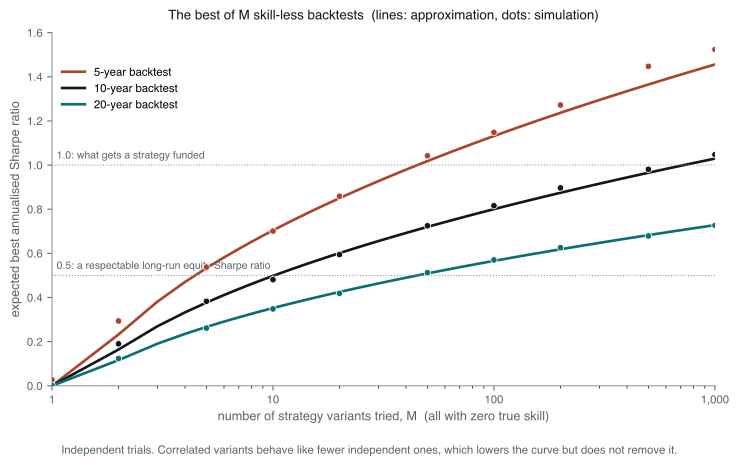

The Python source for this figure:
# The best of M backtests, when none of them has any skill. Each "strategy" is
# pure noise with a true Sharpe ratio of zero; we keep the one with the highest
# in-sample Sharpe ratio. Lines: the extreme-value approximation used by the
# deflated Sharpe ratio. Dots: Monte Carlo. The point is how quickly selection
# alone manufactures a Sharpe ratio that looks like a career.
#
# Run standalone:  uv run --no-project --with matplotlib,numpy python <path>

import os

os.environ.setdefault("SOURCE_DATE_EPOCH", "1735689600")

import matplotlib

matplotlib.use("Agg")
matplotlib.rcParams["svg.fonttype"] = "path"
matplotlib.rcParams["svg.hashsalt"] = "st_best_of_n"
matplotlib.rcParams["font.family"] = ["Helvetica", "Arial", "DejaVu Sans"]

from pathlib import Path
from statistics import NormalDist

import matplotlib.pyplot as plt
import numpy as np

INK = "#10171B"
MUTED = "#58666E"
TEAL = "#0B6E75"
RUST = "#A8452B"
GREY = "#8A979D"

EULER = 0.5772156649
Z = NormalDist().inv_cdf


def expected_max_z(n: int) -> float:
    """E[max of n iid standard normals], the approximation in Bailey & Lopez de Prado."""
    if n == 1:
        return 0.0
    return (1 - EULER) * Z(1 - 1 / n) + EULER * Z(1 - 1 / (n * np.e))


def simulate(n: int, years: int, reps: int, rng: np.random.Generator) -> float:
    months = 12 * years
    best = np.empty(reps)
    for i in range(reps):
        r = rng.standard_normal((months, n))
        sr = r.mean(axis=0) / r.std(axis=0, ddof=1) * np.sqrt(12)
        best[i] = sr.max()
    return float(best.mean())


def main() -> None:
    rng = np.random.default_rng(20260924)
    horizons = [(5, RUST), (10, INK), (20, TEAL)]
    grid = np.unique(np.round(np.logspace(0, 3, 120)).astype(int))
    marks = [1, 2, 5, 10, 20, 50, 100, 200, 500, 1000]

    fig, ax = plt.subplots(figsize=(7.8, 4.6))
    table = {}
    for years, colour in horizons:
        se = 1 / np.sqrt(years)
        theory = [se * expected_max_z(n) for n in grid]
        ax.plot(grid, theory, color=colour, lw=2.0, label=f"{years}-year backtest")
        sims = [simulate(n, years, 400 if n <= 200 else 120, rng) for n in marks]
        ax.scatter(marks, sims, s=24, color=colour, zorder=5, edgecolor="white", linewidth=0.6)
        table[years] = [(n, se * expected_max_z(n), s) for n, s in zip(marks, sims)]

    for level, text in (
        (0.5, "0.5: a respectable long-run equity Sharpe ratio"),
        (1.0, "1.0: what gets a strategy funded"),
    ):
        ax.axhline(level, color=GREY, lw=0.8, ls=":")
        ax.text(1.05, level + 0.03, text, fontsize=7.8, color=MUTED)

    ax.set_xscale("log")
    ax.set_xlim(1, 1000)
    ax.set_xticks([1, 10, 100, 1000])
    ax.set_xticklabels(["1", "10", "100", "1,000"])
    ax.set_ylim(0, 1.6)
    ax.set_xlabel("number of strategy variants tried, M  (all with zero true skill)", fontsize=9.5, color=MUTED)
    ax.set_ylabel("expected best annualised Sharpe ratio", fontsize=9.5, color=MUTED)
    ax.set_title(
        "The best of M skill-less backtests  (lines: approximation, dots: simulation)", fontsize=10, color=INK, pad=10
    )
    ax.tick_params(labelsize=8.5, colors=MUTED)
    for side in ("top", "right"):
        ax.spines[side].set_visible(False)
    for side in ("left", "bottom"):
        ax.spines[side].set_color(GREY)
    ax.legend(fontsize=8.5, frameon=False, loc="upper left", bbox_to_anchor=(0.0, 0.93))
    fig.text(
        0.5,
        -0.04,
        "Independent trials. Correlated variants behave like fewer independent ones, "
        "which lowers the curve but does not remove it.",
        ha="center",
        fontsize=8.5,
        color=MUTED,
    )
    fig.tight_layout()
    out = Path(__file__).with_suffix("")
    for ext in ("pdf", "svg"):
        fig.savefig(f"{out}.{ext}", transparent=True, bbox_inches="tight")

    print(f"{'M':>6}" + "".join(f"{f'{y}y approx':>12}{f'{y}y sim':>10}" for y, _ in horizons))
    for i, n in enumerate(marks):
        row = "".join(f"{table[y][i][1]:12.2f}{table[y][i][2]:10.2f}" for y, _ in horizons)
        print(f"{n:6d}{row}")


main()
